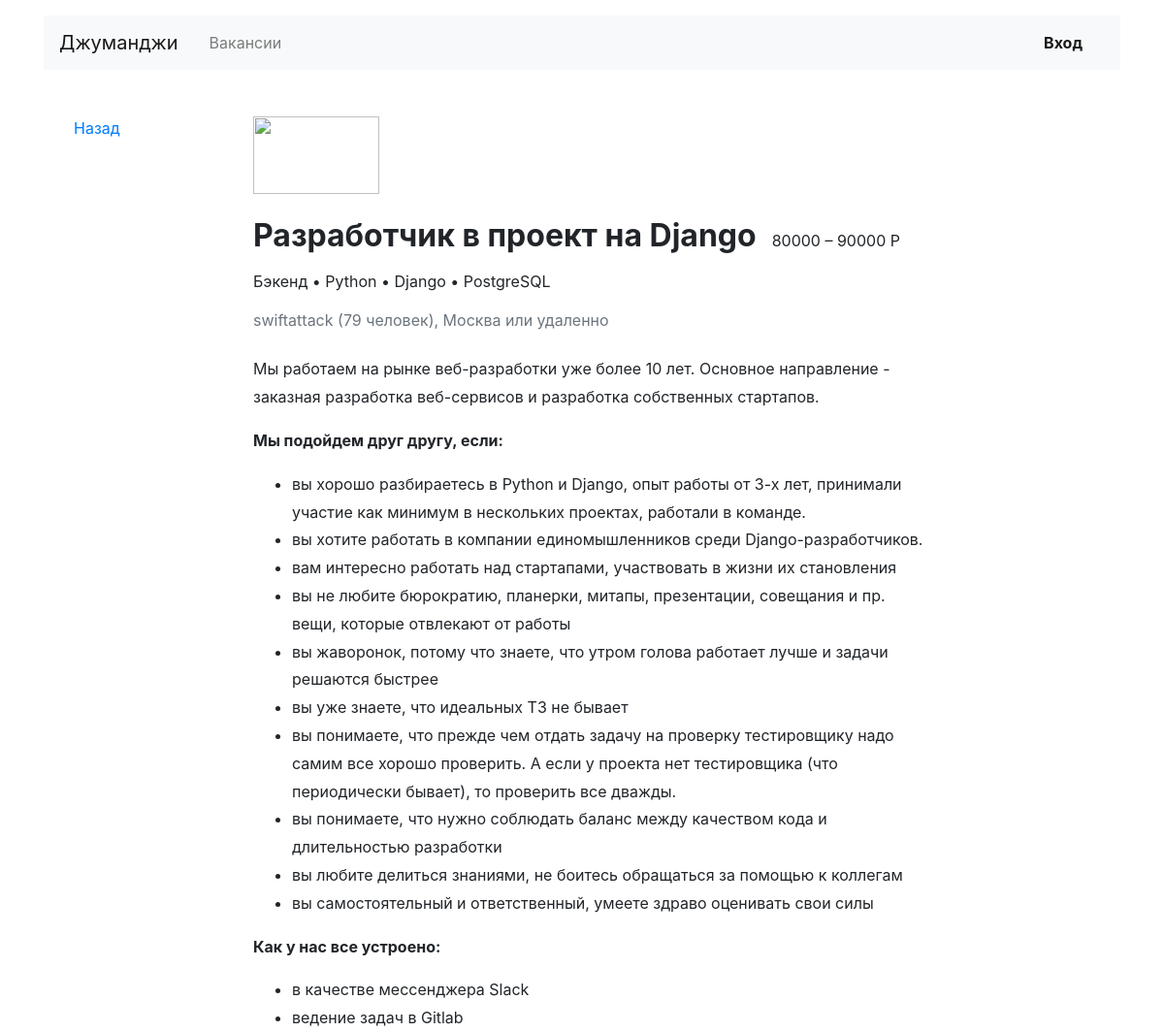
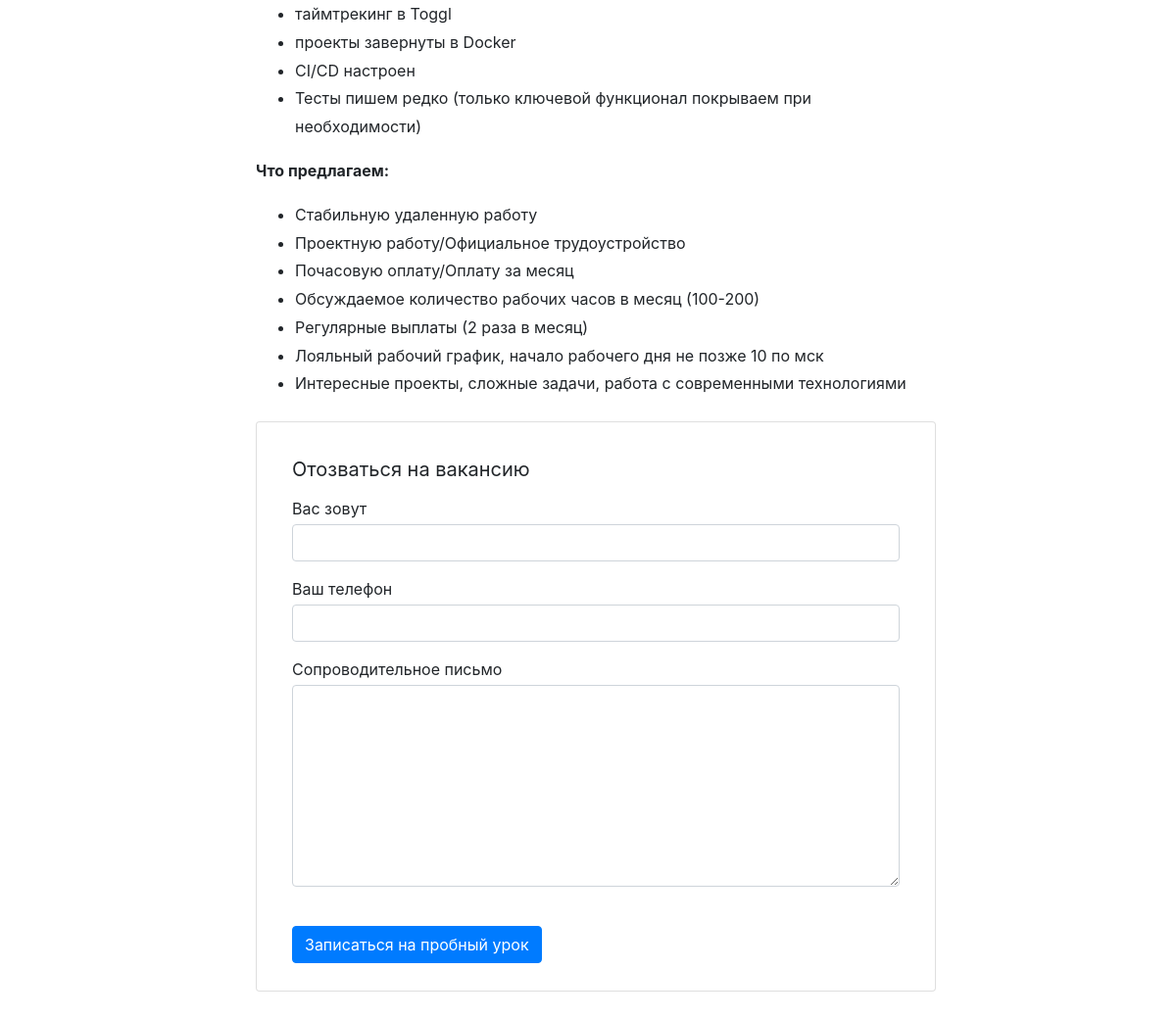
/vacancies/2/, run on the app's committed database (2 pictures, top to bottom).
### vacancies/models.py (models this page shows)
class Vacancy(models.Model):
    title = models.CharField(max_length=64)
    specialty = models.ForeignKey(Specialty, related_name='vacancies', on_delete=models.CASCADE)
    company = models.ForeignKey(Company, related_name='vacancies', on_delete=models.CASCADE)
    skills = models.TextField()
    description = models.TextField()
    salary_min = models.IntegerField()
    salary_max = models.IntegerField()
    published_at = models.DateField(auto_now=False, auto_now_add=False)

class Specialty(models.Model):
    code = models.CharField(max_length=64)
    title = models.CharField(max_length=64)
    picture = models.URLField(default='https://place-hold.it/100x60')

class Company(models.Model):
    name = models.CharField(max_length=64)
    location = models.CharField(max_length=64)
    logo = models.URLField(default='https://place-hold.it/100x60')
    description = models.TextField()
    employee_count = models.IntegerField()

### vacancies/views.py (the view)
# urls.py: path('vacancies/<int:vacancy_id>/', vacancy_view, name='vacancy'),
def vacancy_view(request, vacancy_id):
    context = dict()
    vacancies_dict = create_vacancies_dict(Vacancy.objects.filter(id=vacancy_id))
    for vacancy_list in vacancies_dict.values():
        context['vacancies_dict'] = vacancy_list
    company_id = context['vacancies_dict']['company_id']
    context['company_name'] = Company.objects.get(id=company_id).name
    context['company_location'] = Company.objects.get(id=company_id).location
    context['company_employee'] = Company.objects.get(id=company_id).employee_count
    context['company_description'] = Company.objects.get(id=company_id).description
    return render(request, "vacancy.html", context=context)

### vacancies/views.py (called while the page is built)
def create_vacancies_dict(vacancies_filter):
    vacancies_temp = dict()
    vacancies_dict = dict()
    for vacancy in vacancies_filter:
        vacancies_temp['id'] = vacancy.id
        vacancies_temp['title'] = vacancy.title
        vacancies_temp['skills'] = str(vacancy.skills).replace(",", " •")
        vacancies_temp['salary_min'] = vacancy.salary_min
        vacancies_temp['salary_max'] = vacancy.salary_max
        vacancies_temp['specialty'] = Specialty.objects.get(id=vacancy.specialty_id).title
        vacancies_temp['published_at'] = vacancy.published_at
        vacancies_temp['company_id'] = vacancy.company_id
        vacancies_temp['description'] = vacancy.description
        vacancies_dict[vacancy.id] = vacancies_temp.copy()
        vacancies_temp.clear()
    return vacancies_dict

### templates/vacancy.html
{% extends 'base.html' %}
{% block container %}
  <main class="container mt-3 pb-5">
    <div class="row mt-5">
      <div class="col-12 col-lg-2">
        <div class="pl-3 mb-5">
          <p><a href="#">Назад</a></p>
        </div>
      </div>
      <div class="col-12 col-lg-8">
        <section class="pl-3">
          <a href="#"><img src="https://place-hold.it/130x80" width="130" height="80" alt=""></a>
          <div class="d-flex align-items-baseline align-content-baseline">
              <h1 class="h2 mt-4 font-weight-bold" >{{ vacancies_dict.title }}</h1>
            <p class="m-0 pl-3">{{ vacancies_dict.salary_min }} – {{ vacancies_dict.salary_max }} Р</p>
          </div>
          <p class="mt-2">{{ vacancies_dict.specialty }} • {{ vacancies_dict.skills }}</p>
          <p class="text-muted mb-4">{{ company_name }} ({{ company_employee }} человек), {{ company_location }} или удаленно</p>
            <div style="line-height: 1.8;">
            <p>{{ vacancies_dict.description|safe }}</p>
          </div>
          <form action="/echo" class="card mt-4 mb-3" enctype="multipart/form-data">
            <div class="card-body mx-3">
              <p class="h5 mt-3 font-weight-normal">Отозваться на вакансию</p>
              <div class="form-group">
                <label class="mb-1 mt-2" for="userName">Вас зовут</label>
                <input class="form-control" type="text" placeholder="" id="userName">
              </div>
              <div class="form-group">
                <label class="mb-1" for="userPhone">Ваш телефон</label>
                <input class="form-control" type="tel" placeholder="" id="userPhone">
              </div>
              <div class="form-group">
                <label class="mb-1" for="userMsg" >Сопроводительное письмо</label>
                <textarea class="form-control" rows="8" id="userMsg"></textarea>
              </div>
              <input type="submit" class="btn btn-primary mt-4 mb-2" value="Записаться на пробный урок">
            </div>
          </form>
        </section>
      </div>
    </div>
  </main>
{% endblock %}

### data on the page
Vacancy: title "Разработчик в проект на Django", description "Мы работаем на рынке веб-разработки уже более 10 лет. Основное направление - заказная разработка веб-сервисов и разработка собственных стартапов. Мы подойдем друг другу, если: вы хорошо разбираетесь в Python и Django, опыт работы от 3-х лет, принимали участие как минимум в нескольких проектах, работали в команде. вы хотите работать в компании единомышленников среди Django-разработчиков. вам интересно работать над стартапами, участвовать в жизни их становления вы не любите бюрократию, планерки, митапы, презентации, совещания и пр. вещи, которые отвлекают от работы вы жаворонок, потому что знаете, что утром голова работает лучше и задачи решаются быстрее вы уже знаете, что идеальных ТЗ не…"
Specialty: specialty "Бэкенд"
Company: name "swiftattack", location "Москва"

### other printed values
{{ vacancies_dict.salary_min }} "80000"
{{ vacancies_dict.salary_max }} "90000"
{{ vacancies_dict.skills }} "Python • Django • PostgreSQL"
{{ company_employee }} "79"
